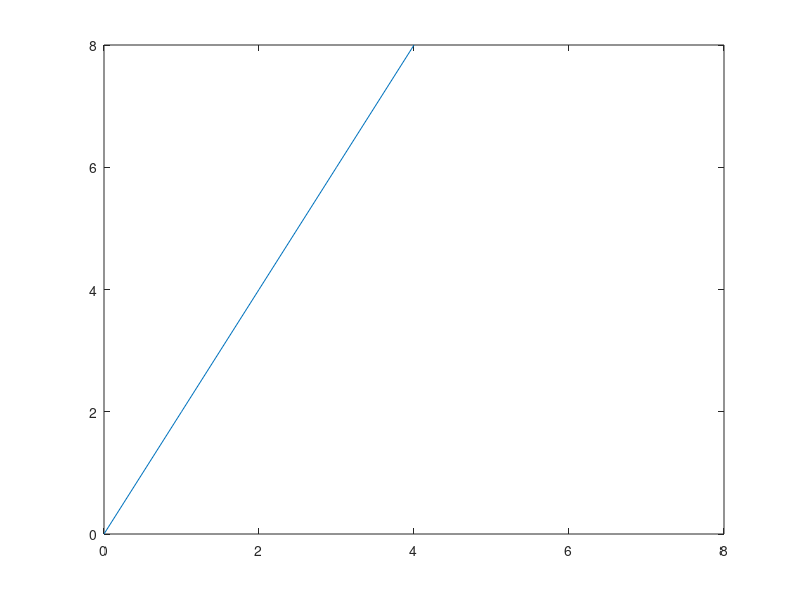
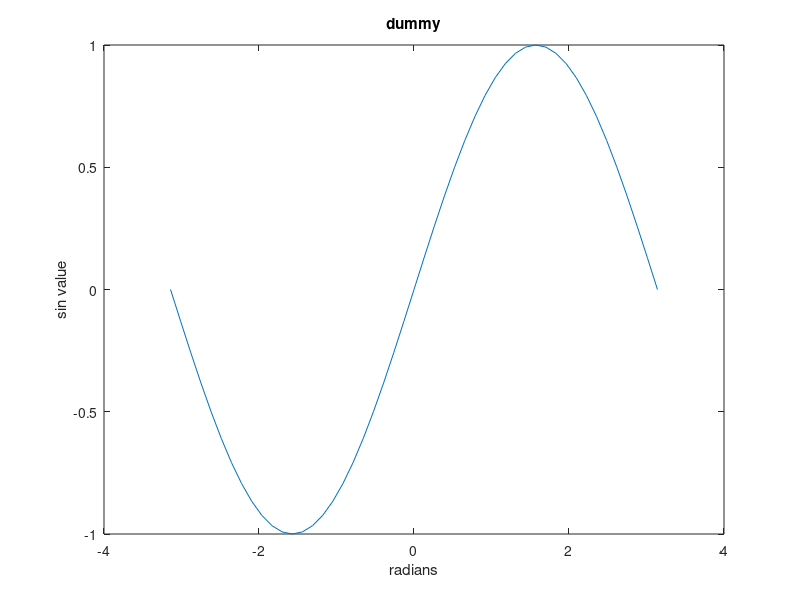
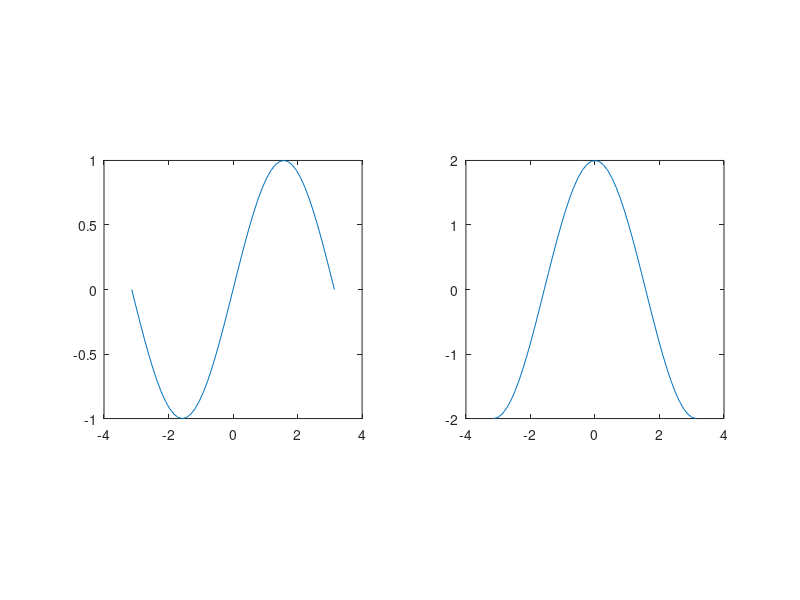
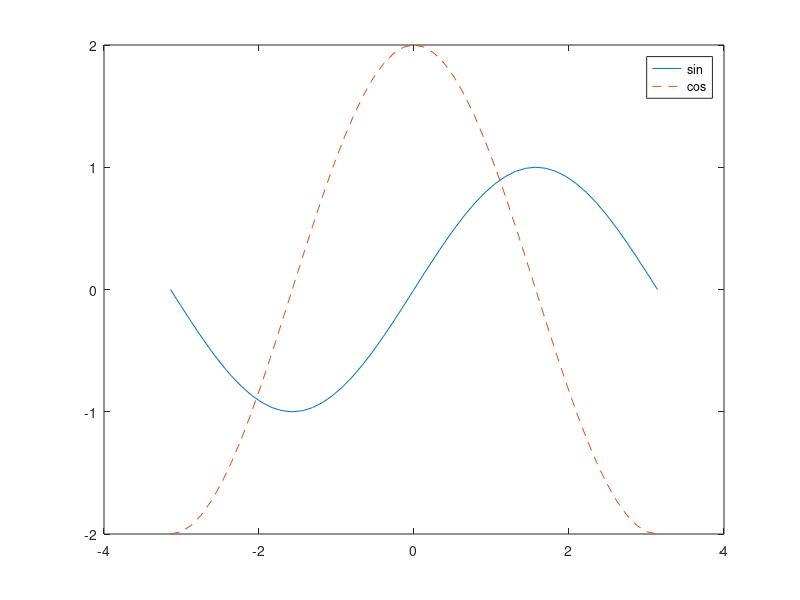

Write the MATLAB code that produced these figures, in order. (Note: this script raises an error after producing the figures.)
%%%%%%%%%%%%%%%%%%%%%%%%%%%%%%%%%%%%%%%%%%%%%%%%%%%%%%%%%%%%%%%%%%%%%%%
% Introduction to Matlab 
% (adapted from http://vis.berkeley.edu/courses/cs294-69-fa11/wiki/index.php/CS294-69_Image_Manipulation_and_Computational_Photography)
%
%
%%%%%%%%%%%%%%%%%%%%%%%%%%%%%%%%%%%%%%%%%%%%%%%%%%%%%%%%%%%%%%%%%%%%%%%

%% (1) Basics

% The symbol "%" is used to indicate a comment

% When writing a long Matlab statement that becomes to long for a
% single line use "..." at the end of the line to continue on the next
% line.  E.g.

A = [1, 2; ...
     3, 4];

% A semicolon at the end of a statement means that Matlab will not
% display the result of the evaluated statement. If the ";" is omitted
% then Matlab will display the result.  This is also useful for
% printing the value of variables, e.g.

A

% Matlab's command line is a little like a standard shell:
% - Use the up arrow to recall commands without retyping them (and 
%   down arrow to go forward in the command history).  
% - C-a moves to beginning of line (C-e for end), C-f moves forward a
%   character and C-b moves back (equivalent to the left and right
%   arrow keys), C-d deletes a character, C-k deletes the rest of the
%   line to the right of the cursor, C-p goes back through the
%   command history and C-n goes forward (equivalent to up and down
%   arrows), Tab tries to complete a command.


%%%%%%%%%%%%%%%%%%%%%%%%%%%%%%%%%%%%%%%%%%%%%%%%%%%%%%%%%%%%%%%%%%%%%%%

%% (2) Basic types in Matlab

%%%%%%%%%%%%%%%%%%%%%%%%%%%%%%%%%%%%%%%%%%%%%
% (A) The basic types in Matlab are scalars (usually double-precision
% floating point), vectors, and matrices:

A = [1 2; 3 4];              % Creates a 2x2 matrix
B = [1,2; 3,4];              % The simplest way to create a matrix is
                             % to list its entries in square brackets.
                             % The ";" symbol separates rows;
                             % the (optional) "," separates columns.

N = 5                        % A scalar
v = [1 0 0]                  % A row vector
v = [1; 2; 3]                % A column vector
v = []                       % Empty vector
   
v = v'                       % Transpose a vector (row to column or 
                             %   column to row)

v = 1:.5:3                   % A vector filled in a specified range:
v = pi*[-4:4]/4              %   [start:stepsize:end]
                             %   (brackets are optional)



%%%%%%%%%%%%%%%%%%%%%%%%%%%%%%%%%%%%%%%%%%%%%
% (B) Creating special matrices: 1ST parameter is ROWS,
%   2ND parameter is COLS 

m = zeros(2, 3)              % Creates a 2x3 matrix of zeros
v = ones(1, 3)               % Creates a 1x3 matrix (row vector) of ones
m = eye(3)                   % Identity matrix (3x3)
v = rand(3, 1)               % Randomly filled 3x1 matrix (column 
                             % vector); see also randn

                             % But watch out:
m = zeros(3)                 % Creates a 3x3 matrix (!) of zeros



%%%%%%%%%%%%%%%%%%%%%%%%%%%%%%%%%%%%%%%%%%%%%
% (C) Indexing vectors and matrices.
% Warning: Indices always start at 1 and *NOT* at 0!

v = [1 2 3];
v(3)                         % Access a vector element 


m = [1 2 3 4; 5 7 8 8; 9 10 11 12; 13 14 15 16]
m(1, 3)                      % Access a matrix element
                             %       matrix(ROW #, COLUMN #)
m(2, :)                      % Access a whole matrix row (2nd row)
m(:, 1)                      % Access a whole matrix column (1st column)

m(1, 1:3)                    % Access elements 1 through 3 of the 1st row

m(2:3, 2)                    % Access elements 2 through 3 of the 
                             %   2nd column
m(2:end, 3)                  % Keyword "end" accesses the remainder of a
                             %   column or row

m = [1 2 3; 4 5 6]     
size(m)                      % Returns the size of a matrix
size(m, 1)                   % Number of rows
size(m, 2)                   % Number of columns

m1 = zeros(size(m))          % Create a new matrix with the size of m

who                          % List variables in workspace

whos                         % List variables w/ info about size, type, etc.



%%%%%%%%%%%%%%%%%%%%%%%%%%%%%%%%%%%%%%%%%%%%%%%%%%%%%%%%%%%%%%%%%%%%%%%
%% (3) Simple operations on vectors and matrices

%%%%%%%%%%%%%%%%%%%%%%%%%%%%%%%%%%%%%%%%%%%%%%%%
% (A) Element-wise operations:

% These operations are done "element by element".  If two 

% vectors/matrices are to be added, subtracted, or element-wise
% multiplied or divided, they must have the same size.

a = [1 2 3 4]';              % A column vector
2 * a                        % Scalar multiplication
a / 4                        % Scalar division
b = [5 6 7 8]';              % Another column vector

a + b                        % Vector addition
a - b                        % Vector subtraction
a .^ 2                       % Element-wise squaring (note the ".")
a .* b                       % Element-wise multiplication (note the ".")
a ./ b                       % Element-wise division (note the ".")

log([1 2 3 4])               % Element-wise logarithm
round([1.5 2; 2.2 3.1])      % Element-wise rounding to nearest integer

% Other element-wise arithmetic operations include e.g. :
%   floor, ceil, ...


%%%%%%%%%%%%%%%%%%%%%%%%%%%%%%%%%%%%%%%%%%%%%
% (B) Vector Operations

% Built-in Matlab functions that operate on vectors

a = [1 4 6 3]                % A row vector
sum(a)                       % Sum of vector elements
mean(a)                      % Mean of vector elements
var(a)                       % Variance of elements
std(a)                       % Standard deviation

max(a)                       % Maximum
min(a)                       % Minimum

% If a matrix is given, then these functions will operate on each column
%   of the matrix and return a row vector as result
a = [1 2 3; 4 5 6]           % A matrix
mean(a)                      % Mean of each column

max(a)                       % Max of each column    
max(max(a))                  % Obtaining the max of a matrix 
mean(a, 2)                   % Mean of each row (second argument specifies
                             %   dimension along which operation is taken)


[1 2 3] * [4 5 6]'           % 1x3 row vector times a 3x1 column vector
                             % results in a scalar.  Known as dot product
                             % or inner product.  Note the absence of "."

[1 2 3]' * [4 5 6]           % 3x1 column vector times a 1x3 row vector 
                             %   results in a 3x3 matrix.  Known as outer
                             %   product.  Note the absence of "."



%%%%%%%%%%%%%%%%%%%%%%%%%%%%%%%%%%%%%%%%%%%%%
% (C) Matrix Operations:

a = rand(3,2)                % A 3x2 matrix
b = rand(2,4)                % A 2x4 matrix
c = a * b                    % Matrix product results in a 3x4 matrix

a = [1 2; 3 4; 5 6];         % A 3x2 matrix
b = [5 6 7];                 % A 1x3 row vector
b * a                        % Vector-matrix product results in
                             %   a 1x2 row vector
c = [8; 9];                  % A 2x1 column vector
a * c                        % Matrix-vector product results in

                             %   a 3x1 column vector

a = [1 3 2; 6 5 4; 7 8 9];   % A 3x3 matrix
inv(a)                       % Matrix inverse of a
eig(a)                       % Vector of eigenvalues of a
[V, D] = eig(a)              % D matrix with eigenvalues on diagonal;
                             %   V matrix of eigenvectors

                             %   Example for multiple return values!
[U, S, V] = svd(a)           % Singular value decomposition of a.
                             %   a = U * S * V', singular values are
                             %   stored in S

% Other matrix operations: det, norm, rank, ...


%%%%%%%%%%%%%%%%%%%%%%%%%%%%%%%%%%%%%%%%%%%%%
% (D) Reshaping and assembling matrices:

a = [1 2; 3 4; 5 6];         % A 3x2 matrix
b = a(:)                     % Make 6x1 column vector by stacking 
                             %   up columns of a
sum(a(:))                    % Useful:  sum of all elements

a = reshape(b, 2, 3)         % Make 2x3 matrix out of vector 
                             %   elements (column-wise)

a = [1 2]; b = [3 4];        % Two row vectors
c = [a b]                    % Horizontal concatenation (see horzcat)

a = [1; 2; 3];               % Column vector

c = [a; 4]                   % Vertical concatenation (see vertcat)

a = [eye(3) rand(3)]         % Concatenation for matrices
b = [eye(3); ones(1, 3)]

b = repmat(5, 3, 2)          % Create a 3x2 matrix of fives
b = repmat([1 2; 3 4], 1, 2) % Replicate the 2x2 matrix twice in
                             %   column direction; makes 2x4 matrix

b = diag([1 2 3])            % Create 3x3 diagonal matrix with given
                             %   diagonal elements



%%%%%%%%%%%%%%%%%%%%%%%%%%%%%%%%%%%%%%%%%%%%%%%%%%%%%%%%%%%%%%%%%%%%%%%
% (4) Control statements & loops

% Syntax of control flow statements:
% 

% for VARIABLE = EXPR
%     STATEMENT
%      ...
%     STATEMENT
% end 
%
%   EXPR is a vector here, e.g. 1:10 or -1:0.5:1 or [1 4 7]
% 
%

% while EXPRESSION
%     STATEMENTS
% end
% 
% if EXPRESSION
%     STATEMENTS 
% elseif EXPRESSION
%     STATEMENTS
% else

%     STATEMENTS
% end 
%
%   (elseif and else clauses are optional, the "end" is required)
%
%   EXPRESSIONs are usually made of relational clauses, e.g. a < b

%   The operators are <, >, <=, >=, ==, ~=  (almost like in C(++))


%%%%%%%%%%%%%%%%%%%%%%%%%%%%%%%%%%%%%%%%%%%%%%%%%%%%%%%%%%%%%%%%%%%%%%%
% (4) Vectorization for accelerating the computations
% Warning:
%   Loops run very slowly in Matlab, because of interpretation overhead.
%   This has gotten somewhat better in version 6.5, but you should
%   nevertheless try to avoid them by "vectorizing" the computation,
%   i.e. by rewriting the code in form of matrix operations.  This is
%   illustrated in some examples below.

% Examples:
for i=1:2:7                  % Loop from 1 to 7 in steps of 2
  i                          % Print i
end

for i=[5 13 -1]              % Loop over given vector
  if (i > 10)                % Sample if statement
    disp('Larger than 10')   % Print given string
  elseif i < 0               % Parentheses are optional
    disp('Negative value') 
  else
    disp('Something else')
  end

end


% Here is another example: given an mxn matrix A and a 1xn 
% vector v, we want to subtract v from every row of A.

m = 50; n = 10; A = ones(m, n); v = 2 * rand(1, n); 
%
% Implementation using loops:
for i=1:m
  A(i,:) = A(i,:) - v;

end

% We can compute the same thing using only matrix operations
A = ones(m, n) - repmat(v, m, 1);   % This version of the code runs 
                                    %   much faster!!!


% We can vectorize the computation even when loops contain
%   conditional statements.

%
% Example: given an mxn matrix A, create a matrix B of the same size
%   containing all zeros, and then copy into B the elements of A that
%   are greater than zero.

% Implementation using loops:
B = zeros(m,n);
for i=1:m
  for j=1:n
    if A(i,j)>0
      B(i,j) = A(i,j);
    end
  end
end

% All this can be computed w/o any loop!
B = zeros(m,n);
ind = find(A > 0);           % Find indices of positive elements of A 
                             %   (see "help find" for more info)
B(ind) = A(ind);             % Copies into B only the elements of A
                             %   that are > 0



%%%%%%%%%%%%%%%%%%%%%%%%%%%%%%%%%%%%%%%%%%%%%%%%%%%%%%%%%%%%%%%%%%%%%%%
%(5) Saving your work

save myfile                  % Saves all workspace variables into

                             %   file myfile.mat
save myfile a b              % Saves only variables a and b

clear a b                    % Removes variables a and b from the
                             %   workspace
clear                        % Clears the entire workspace

load myfile                  % Loads variable(s) from myfile.mat

 
 
%%%%%%%%%%%%%%%%%%%%%%%%%%%%%%%%%%%%%%%%%%%%%%%%%%%%%%%%%%%%%%%%%%%%%%%
%(6) Creating scripts or functions using m-files: 
%
% Matlab scripts are files with ".m" extension containing Matlab 
% commands.  Variables in a script file are global and will change the

% value of variables of the same name in the environment of the current
% Matlab session.  A script with name "script1.m" can be invoked by
% typing "script1" in the command window.

% Functions are also m-files. The first line in a function file must be
% of this form: 

% function [outarg_1, ..., outarg_m] = myfunction(inarg_1, ..., inarg_n)
%
% The function name should be the same as that of the file 
% (i.e. function "myfunction" should be saved in file "myfunction.m"). 
% Have a look at myfunction.m and myotherfunction.m for examples.
%

% Functions are executed using local workspaces: there is no risk of
% conflicts with the variables in the main workspace. At the end of a
% function execution only the output arguments will be visible in the
% main workspace.
 
%a = [1 2 3 4];               % Global variable a
%b = myfunction(2 * a)        % Call myfunction which has local 
                             %   variable a

%a                            % Global variable a is unchanged

%[c, d] = ...
%  myotherfunction(a, b)      % Call myotherfunction with two return
                             % values


%%%%%%%%%%%%%%%%%%%%%%%%%%%%%%%%%%%%%%%%%%%%%%%%%%%%%%%%%%%%%%%%%%%%%%%

%(7) Plotting 

x = [0 1 2 3 4];             % Basic plotting
plot(x);                     % Plot x versus its index values
pause                        % Wait for key press
plot(x, 2*x);                % Plot 2*x versus x
axis([0 8 0 8]);             % Adjust visible rectangle

figure;                      % Open new figure
x = pi*[-24:24]/24;
plot(x, sin(x));
xlabel('radians');           % Assign label for x-axis
ylabel('sin value');         % Assign label for y-axis
title('dummy');              % Assign plot title

figure;                      
subplot(1, 2, 1);            % Multiple functions in separate graphs
plot(x, sin(x));             %   (see "help subplot")
axis square;                 % Make visible area square
subplot(1, 2, 2);
plot(x, 2*cos(x));
axis square;

figure;                      
plot(x, sin(x));
hold on;                     % Multiple functions in single graph           
plot(x, 2*cos(x), '--');     % '--' chooses different line pattern

legend('sin', 'cos');        % Assigns names to each plot
hold off;                    % Stop putting multiple figures in current
                             %   graph

figure;                      % Matrices vs. images

m = rand(64,64);
imagesc(m)                   % Plot matrix as image
colormap gray;               % Choose gray level colormap
axis image;                  % Show pixel coordinates as axes
axis off;                    % Remove axes

close all                    % close all windows


%%%%%%%%%%%%%%%%%%%%%%%%%%%%%%%%%%%%%%%%%%%%%%%%%%%%%%%%%%%%%%%%%%%%%%%

%(8) Working with (gray level) images

I = imread('text1.jpg');        % Read a PNG image, the image is a uint8 image (range [0,255])

figure
imshow(I)                     % Display the image

size(I)                       % Retruns the size of the image

I= im2double(I);              % Transform the image from uint8 to double (range[0,1])

figure
imagesc(I)                    % Display ithe transformed image

I = rgb2gray(I);              % convert RGB image to grayscale image
figure
imagesc(I)                    % Display it as gray level image
colormap gray;

colorbar                      % Turn on color bar on the side



I2 = imresize(I, 0.5, 'bil'); % Resize to 50% using bilinear 

                              %   interpolation
I3 = imrotate(I2, 45, ...     % Rotate 45 degrees and crop to
              'bil', 'crop'); %   original size

I3 = double(I2);              % Convert from uint8 to double, to allow
                              %   math operations
imagesc(I3.^2)                % Display squared image (pixel-wise)
imagesc(log(I3))              % Display log of image (pixel-wise)
I3 = uint8(I3);               % Convert back to uint8 for writing
imwrite(I3, 'test.png')       % Save image as PNG


figure;
h= fspecial('laplacian')% fspecial can be used to create special type of filters, 
                              % such as gaussian, laplacian etc.
I2= imfilter(I,h);            % applies the h filter to the image
g = [1 2 1]' * [1 2 1] / 16;  % 3x3 Gaussian filter mask
I2 = double(I);               % Convert image to floating point
I3 = conv2(I2, g);            % Convolve image with filter mask
I3 = conv2(I2, g, 'same');    % Convolve image, but keep original size
subplot(1, 2, 1)              % Display original and filtered image

imagesc(I);                   %   side-by-side
axis square;
colormap gray;
subplot(1, 2, 2)
imagesc(I3);
axis square;
colormap gray;

close all;

%%%%%%%%%%%%%%%%%%%%%%%%%%%%%%%%%%%%%%%%%%%%%%%%%%%%%%%%%%%%%%%%%%%%%%%